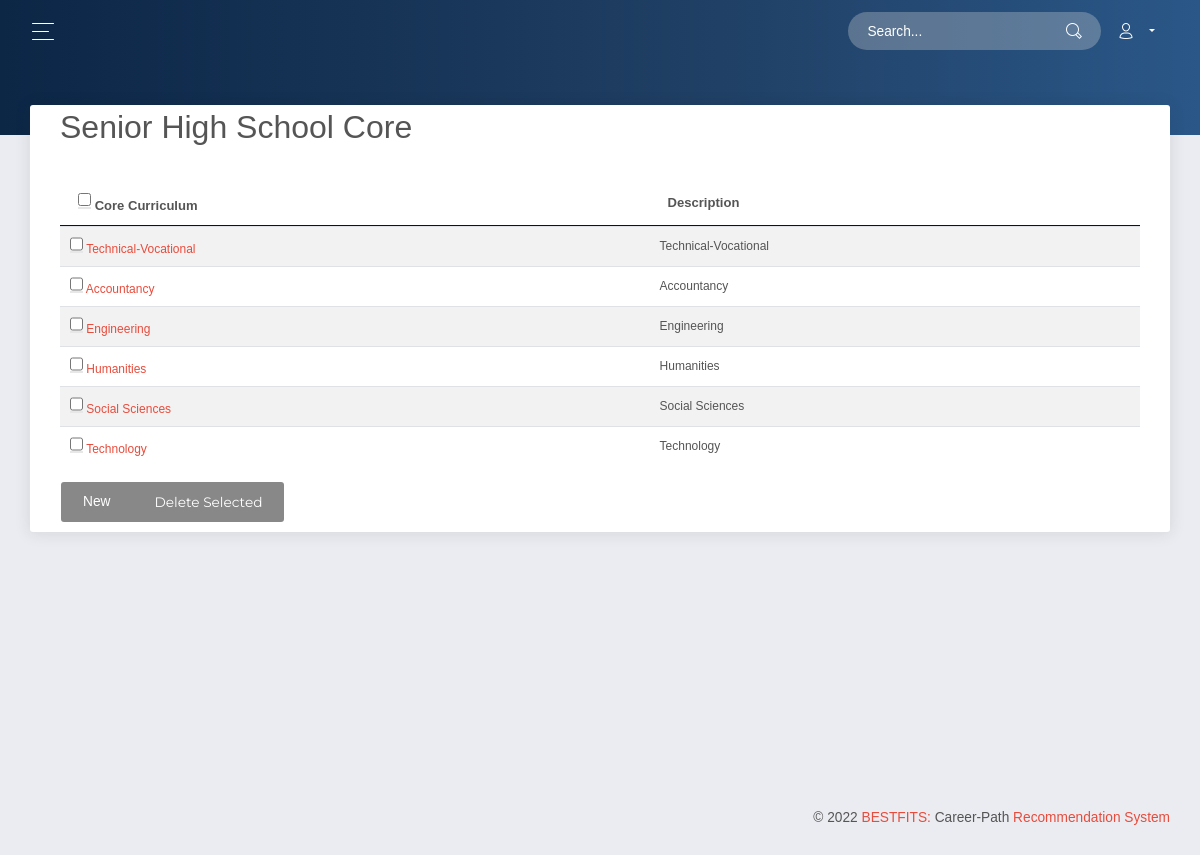
/admin/modules/courseold/index.php (signed in), run on the app's committed database.
### tables this page shows
CREATE TABLE `courseforshs` (
  `COURSE_ID` int(11) NOT NULL,
  `COURSE_NAME` varchar(30) NOT NULL,
  `COURSE_LEVEL` int(11) NOT NULL DEFAULT 1,
  `COURSE_MAJOR` varchar(30) NOT NULL DEFAULT 'None',
  `COURSE_DESC` varchar(255) NOT NULL,
  `DEPT_ID` int(11) NOT NULL
);

### admin/modules/courseold/index.php (called while the page is built, shortened)
<?php
require_once '../../theme/templates.php';
?>

### includes/database.php (called while the page is built, shortened)
<?php
class Database {
	var $sql_string = '';
	private $conn;
	public function open_connection() {
		$this->conn = mysqli_connect(DB_SERVER,DB_USER,DB_PASS,DB_NAME);
	}
	function setQuery($sql='') {
		$this->sql_string=$sql;
	}
	function executeQuery() {
		$result = mysqli_query($this->conn,$this->sql_string);
		return $result;
	}
	private function confirm_query($result) {
		return $result;
	}
	function loadResultList( $key='' ) {
		$cur = $this->executeQuery();
		$array = array();
		while ($row = mysqli_fetch_object( $cur )) {
			if ($key) {
				$array[$row->$key] = $row;
			} else {
				$array[] = $row;
			}
		}
		return $array;
	}
}
$mydb = new Database();
?>

### admin/modules/courseold/list.php (the view)
<div class="container">
<div class="well">
	<h3 align="left">Senior High School Core</h3>
			    <form action="controller.php?action=delete" Method="POST">
				<table id="example" class="table table-striped" cellspacing="0">
				  <thead>
				  	<tr>
				  		<th >
				  		 <input type="checkbox" name="chkall" id="chkall" onclick="return checkall('selector[]');">
				  		 Core Curriculum</th>
				  		<th>Description</th>
				  	</tr>
				  </thead>
				  <tbody>
				  	<?php
	  			  		$mydb->setQuery("SELECT *
						FROM  `courseforshs` c,  `department` d
						WHERE c.`DEPT_ID` = d.`DEPT_ID` ORDER BY COURSE_NAME, COURSE_LEVEL");
						  	loadresult();
					function loadresult(){
					  		global $mydb;
				  		$cur = $mydb->loadResultList();
						foreach ($cur as $result) {
				  		echo '<tr>';
				  		echo '<td><input type="checkbox" name="selector[]" id="selector[]" value="'.$result->COURSE_ID. '"/>
				  				<a href="index.php?view=edit&id='.$result->COURSE_ID.'">' . $result->COURSE_NAME.'</a></td>';
				  		echo '<td>'. $result->COURSE_DESC.'</td>';
				  		echo '</tr>';
				  		}
				  	}
				  	?>
				  </tbody>
				</table>
				<?php
				if($_SESSION['ACCOUNT_TYPE']=='Administrator'){
						echo '
				<div class="btn-group">
				  <a href="index.php?view=add" class="btn btn-default"><span class="glyphicon glyphicon-plus-sign"></span>  New</a>
				  <button type="submit" class="btn btn-default" name="delete"><span class="glyphicon glyphicon-trash"></span> Delete Selected</button>
				</div>';
			}
			?>
				</form>
	  	</div>
</div>

### admin/theme/templates.php (style rules this page uses)
table { font-size: 9px; }
table tr td { font-size: 12px; }

### data on the page
courseforshs: COURSE_NAME "Technical-Vocational", COURSE_DESC "Technical-Vocational"
courseforshs: COURSE_NAME "Accountancy", COURSE_DESC "Accountancy"
courseforshs: COURSE_NAME "Engineering", COURSE_DESC "Engineering"
courseforshs: COURSE_NAME "Humanities", COURSE_DESC "Humanities"
courseforshs: COURSE_NAME "Social Sciences", COURSE_DESC "Social Sciences"
courseforshs: COURSE_NAME "Technology", COURSE_DESC "Technology"
